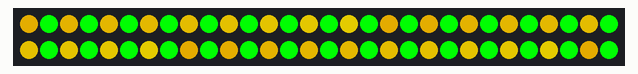
Simulated run of this sketch. Board: Arduino Uno, built with avr-gcc and run on an emulated ATmega328P. Shown: 60 RGB LEDs in strip order, left to right, continuing on the next row.

Above: at 0.06 s.
At 0.47 s:
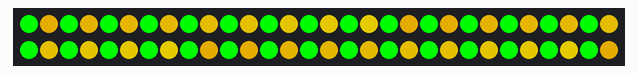

The sketch:

LEDstring.ino
```cpp
#include <FastLED.h>


//#include <Adafruit_NeoPixel.h>
//#include "WS2812_Definitions.h"


  // put your setup code here, to run once:
#define DATA_PIN 4
#define NUM_LEDS 61
#define NUM_FRAMES 3
char frame[][NUM_LEDS]= {{"1a2a3a4a5a6a7a8a9a0a1a2a3a4a5a6a7a8a9a0a1a2a3a4a5a6a7a8a9a0a"},
                         {"a1a2a3a4a5a6a7a8a9a0a1a2a3a4a5a6a7a8a9a0a1a2a3a4a5a6a7a8a9a0"},
                         {"1a2a3a4a5a6a7a8a9a0a1a2a3a4a5a6a7a8a9a0a1a2a3a4a5a6a7a8a9a0a"}};

char unicorn[] = "azazaazaazazazazaazazaazazaazaazaazazaazazaazazzzzzzzzzzzzzz";
// Create an instance of the Adafruit_NeoPixel class called "leds".
// That'll be what we refer to from here on...
//Adafruit_NeoPixel leds = Adafruit_NeoPixel(LED_COUNT, PIN, NEO_GRB + NEO_KHZ800);
CRGB leds[NUM_LEDS];
void setup()
{

   FastLED.addLeds<NEOPIXEL, 4>(leds, 60);
  clearLEDS();
}


void loop() {

  // put your main code here, to run repeatedly:

  ///static uint8_t hue = 0;
 //readFrame(frame[0], 0);
animate(frame, 0, 100);
 }
void chaser(){
  for(int k = 0; k < NUM_LEDS; k++){
  for(int i = 0; i < NUM_LEDS; i+=3){
    int j =(i+k)%NUM_LEDS;
    leds[j] = CHSV(255, 255, 255);
  }
  for(int i = 1; i < NUM_LEDS; i+=3){
    int j =(i+k)%NUM_LEDS;
    leds[j] = CRGB::White;
  }
  for(int i = 2; i < NUM_LEDS; i+=3){
    int j =(i+k)%NUM_LEDS;
    leds[j] = CHSV(170, 255, 255);
  }
  FastLED.show();
  delay(100);
  }
}

void blue50(){
   uint8_t hue = 130;
  for(int i = 0; i < NUM_LEDS; i++){
    leds[i] = CHSV(hue++, 255, 255);
  }
  FastLED.show();
}

void animate(char f[][NUM_LEDS], int startPt, int d){
  for(int i = 0; i < NUM_FRAMES; i++){
    readFrame(f[i], startPt);
    delay(d);
  }
}

 void shiftForward(char f[], int d){
  for(int i = 0; i < NUM_LEDS; i++){
     readFrame(f, i);
     delay(d);
  }
 }

  void shiftReverse(char f[], int d){
  for(int i = NUM_LEDS - 1; i > 0; i--){
     readFrame(f, i);
     delay(d);
  }
  }

void readFrame(char f[], int startPt){
  for(int i = 0; i < NUM_LEDS; i++){
    int k = (i + startPt) % NUM_LEDS;
    leds[i] = CHSV(int(f[k]), 255, 255);
  }
  FastLED.show();
}

void clearLEDS()
{
  FastLED.showColor(CHSV(0, 0, 0));
}
```
